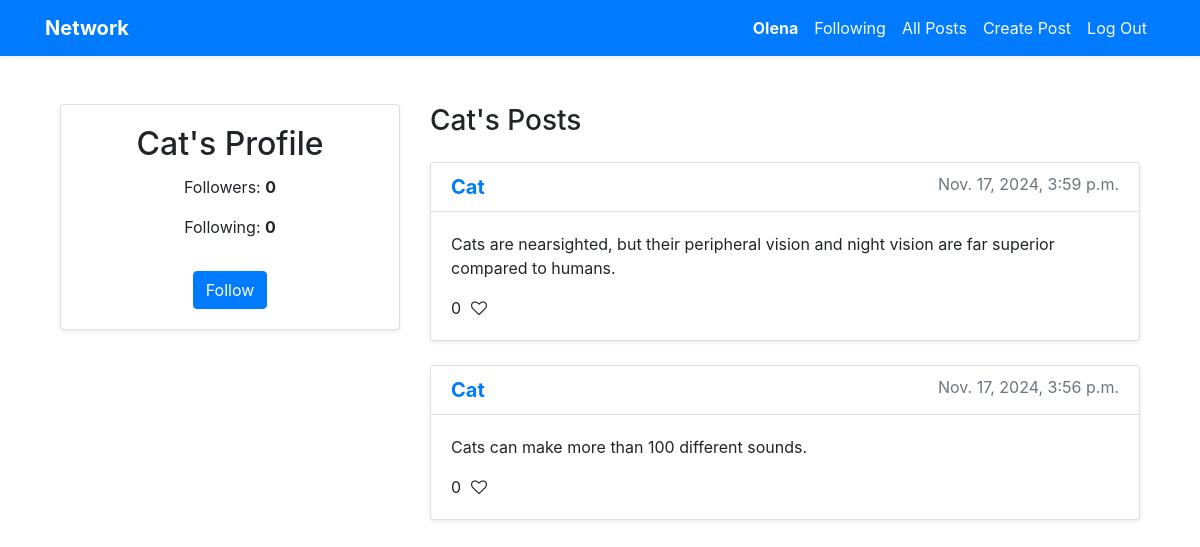
Screenshot of /profile/3 (signed in) with the database file from the repository.
### network/models.py (models this page shows, shortened)
class User(AbstractUser):
    pass

class Post(models.Model):
    user = models.ForeignKey(User, on_delete=models.CASCADE, related_name="posts")
    content = models.TextField()
    timestamp = models.DateTimeField(auto_now_add=True)
    def like_count(self):
        return self.likes.count()

### network/views.py (the view)
# urls.py: path("profile/<int:user_id>", views.profile, name="profile"),
@login_required
def profile(request, user_id):
    user_profile = get_object_or_404(User, pk=user_id)
    posts = user_profile.posts.all().order_by("-timestamp")
    followers_count = user_profile.followers.count()
    following_count = user_profile.following.count()
    is_following = request.user.is_authenticated and Follow.objects.filter(user=request.user, followed_user=user_profile).exists()
    return render(request, "network/profile.html", {
        "user_profile": user_profile,
        "posts": posts,
        "followers_count": followers_count,
        "following_count": following_count,
        "is_following": is_following
    })

### network/templates/network/profile.html (shortened to what this page needs)
{% extends "network/layout.html" %}
{% load static %}
{% block body %}
<div class="container mt-5">
    <div class="row">
        <div class="col-md-4">
            <div class="card shadow-sm mb-4">
                <div class="card-body text-center">
                    <h2 class="card-title">{{ user_profile.username }}'s Profile</h2>
                    <p class="card-text">Followers: <span id="followers-count" class="font-weight-bold">{{ followers_count }}</span></p>
                    <p class="card-text">Following: <span class="font-weight-bold">{{ following_count }}</span></p>
                    {% if user != user_profile %}
                        <button class="btn btn-primary follow-button mt-3" data-user-id="{{ user_profile.id }}">
                            {% if is_following %}Unfollow{% else %}Follow{% endif %}
                        </button>
                    {% endif %}
                </div>
            </div>
        </div>
        <div class="col-md-8">
            <h3 class="mb-4">{{ user_profile.username }}'s Posts</h3>
            {% for post in posts %}
                <div class="card mb-4 shadow-sm">
                    <div class="card-header bg-white">
                        <h5 class="card-title mb-0">
                            <a href="{% url 'profile' post.user.id %}" class="text-primary font-weight-bold">{{ post.user.username }}</a>
                            <small class="text-muted float-right">{{ post.timestamp }}</small>
                        </h5>
                    </div>
                    <div class="card-body">
                        <p class="card-text">{{ post.content }}</p>
                        <div class="d-flex align-items-center mt-3">
                            <div class="like-section mr-3">
                                <span id="like-count-{{ post.id }}" class="like-count">{{ post.like_count }}</span>
                                <i class="fa fa-heart-o like-icon" data-post-id="{{ post.id }}"></i>
                            </div>
                        </div>
                    </div>
                </div>
            {% empty %}
                <div class="text-center text-muted">
                    <p>No posts yet.</p>
                </div>
            {% endfor %}
        </div>
    </div>
</div>
{% endblock %}

### network/templates/network/layout.html (shortened to what this page needs)
{% load static %}
<!DOCTYPE html>
<html lang="en">
    <head>
        <link rel="stylesheet" href="https://stackpath.bootstrapcdn.com/bootstrap/4.4.1/css/bootstrap.min.css">
        <link href="{% static 'network/styles.css' %}" rel="stylesheet">
        <link rel="stylesheet" href="https://cdnjs.cloudflare.com/ajax/libs/font-awesome/4.7.0/css/font-awesome.min.css">
    </head>
    <body>
        <nav class="navbar navbar-expand-lg navbar-dark bg-primary shadow-sm">
            <div class="container">
                <a class="navbar-brand font-weight-bold" href="{% url 'index' %}">Network</a>
                <div class="collapse navbar-collapse" id="navbarNav">
                    <ul class="navbar-nav ml-auto">
                        {% if user.is_authenticated %}
                            <li class="nav-item">
                                <a class="nav-link text-light" href="{% url 'profile' user.id %}">
                                    <strong>{{ user.username }}</strong>
                                </a>
                            </li>
                            <li class="nav-item">
                                <a class="nav-link text-light" href="{% url 'following_posts' %}">Following</a>
                            </li>
                        {% endif %}
                        <li class="nav-item">
                            <a class="nav-link text-light" href="{% url 'all_posts' %}">All Posts</a>
                        </li>
                        {% if user.is_authenticated %}
                            <li class="nav-item">
                                <a class="nav-link text-light" href="{% url 'create_post' %}">Create Post</a>
                            </li>
                            <li class="nav-item">
                                <a class="nav-link text-light" href="{% url 'logout' %}">Log Out</a>
                            </li>
                        {% endif %}
                    </ul>
                </div>
            </div>
        </nav>
        <div class="container mt-5">
            {% block body %}
            {% endblock %}
        </div>
    </body>
</html>

### network/static/network/styles.css (style rules this page uses)
.like-section { display: flex; align-items: center; }
.like-icon { font-size: 24px; margin-left: 10px; cursor: pointer; transition: color 0.3s ease; }

### rows the page displays
User: username "Olena"
User: username "Cat"
Post: user.username "Cat", timestamp "Nov. 17, 2024, 3:59 p.m.", content "Cats are nearsighted, but their peripheral vision and night vision are far superior compared to humans.", like_count "0"
Post: user.username "Cat", timestamp "Nov. 17, 2024, 3:56 p.m.", content "Cats can make more than 100 different sounds.", like_count "0"

### other values shown
{{ followers_count }} "0"
{{ following_count }} "0"
